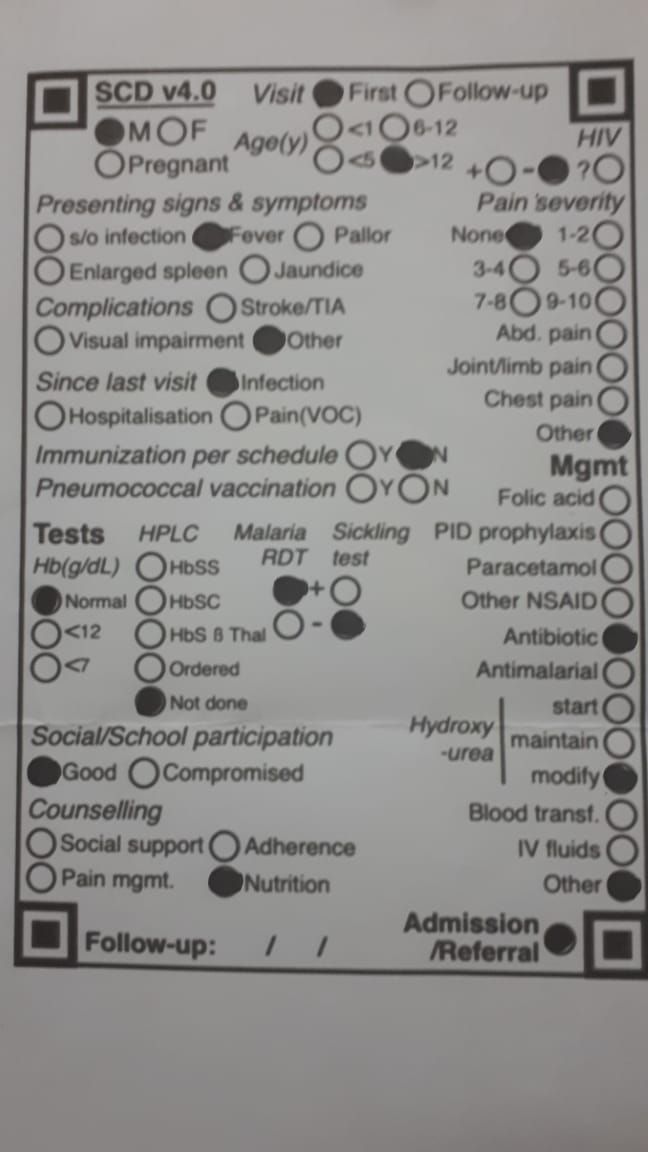
#> input picture img/answered-sheet-photo-result.png, 648 x 1152 px
$ python omr.py   (older library calls are emulated)
#> lines starting #> are read from the running program, lines starting #| are printed output that depends on the picture
import argparse
import cv2
# import math
import numpy as np
from matplotlib import pyplot as plt
import operator
from PIL import Image


# Load an color image in grayscale
img = cv2.imread('img/answered-sheet-photo-result.png',0)
#> img: shape (1152, 648); min 36, max 180, mean 142
plt.imshow(img, cmap = 'gray', interpolation = 'bicubic')
plt.xticks([]), plt.yticks([])  # to hide tick values on X and Y axis
plt.show()
cv2.imshow('image',img)
k = cv2.waitKey(0)
#> (key Esc is pressed here)
if k == 27:         # wait for ESC key to exit
    cv2.destroyAllWindows()
elif k == ord('s'): # wait for 's' key to save and exit
    cv2.imwrite('sheet/sheet.png',img)
    cv2.destroyAllWindows()


GRAY = [255,0,0]

img1 = cv2.imread('sheet/sheet.png')

replicate = cv2.copyMakeBorder(img1,10,10,10,10,cv2.BORDER_REPLICATE)
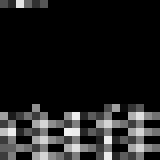
#> replicate: shape (20, 20) (shown 8 times larger); min 0, max 240, mean 31
#> (the run stopped early here; a loop or call above may not have finished)
